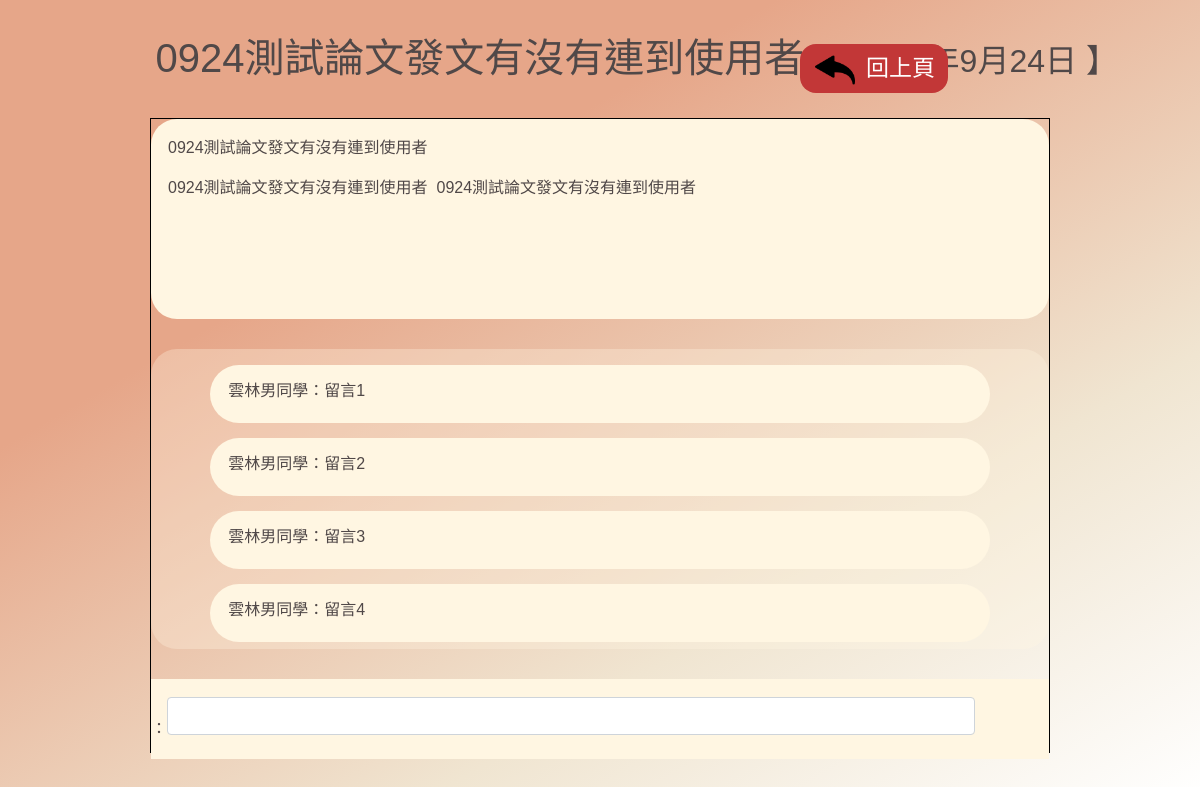
The page /article/23 on the database as committed earlier.
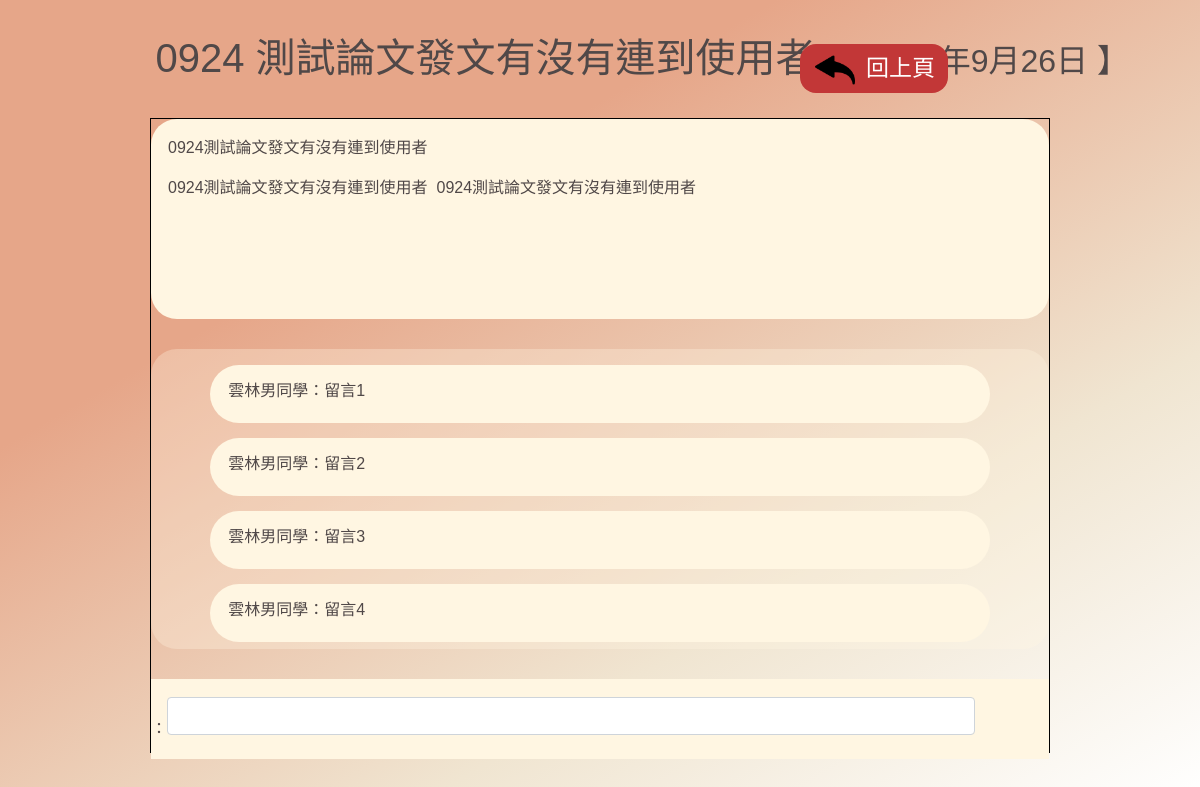
The same page on the database as committed later.
### FrontEnd/models.py (models this page shows, shortened)
class Post(models.Model):
    author = models.ForeignKey(Members,on_delete = models.CASCADE, null=True, blank=True)
    topic_fk = models.ForeignKey(Topic,on_delete = models.CASCADE, null=True, blank=True)
    topic = models.CharField(max_length=20, verbose_name="話題", blank=True)
    title = models.CharField(max_length=20, verbose_name="標題")
    content = RichTextUploadingField(max_length=200, verbose_name='編輯器內文')
    created_date = models.DateField(default=timezone.now,verbose_name='建立日期')
    update_date = models.DateField(auto_now=True, verbose_name='更新日期')
    class Meta:
        verbose_name = "貼文"   # 單數
        verbose_name_plural = verbose_name   #複數
        ordering = ['-created_date']

### FrontEnd/views.py (the view)
# urls.py: path('article/<pk>', views.article, name='article'),
def article(request, pk):
    members = request.session.get('members','')
    post = Post.objects.get(pk=pk)
    context = {
        'post': post,
        'members': members
    }
    return render(request, "article/article.html",context)

### templates/article/article.html (shortened to what this page needs)
{% extends 'base/base.html' %}
    {% block import %}
    {% load static%}
    <link rel="stylesheet" href="{% static 'css/article/article.css' %}">
    {% endblock %}
{% block main %}
    <div class="container-fluid">
        <div class="previous_page">
            <img src="{% static 'img/topic/left_arrow.png' %}" class="img-fluid left_arrow">
            <a href="{{request.META.HTTP_REFERER}}" type="button" class="btn">回上頁</a>
        </div>
        <div class="top">
            <div class="title">
                {{ post.title }} <small>【 {{ post.update_date }} 】</small>
            </div>
        </div>
        <div class="main">
            <div class="content">
                {{ post.content | safe }}
            </div>
            <div class="comment">
                <div class="msg">
                    雲林男同學：留言1
                </div>
                <div class="msg">
                    雲林男同學：留言2
                </div>
                <div class="msg">
                    雲林男同學：留言3
                </div>
                <div class="msg">
                    雲林男同學：留言4
                </div>
            </div>
            <div class="leave_msg">
                <div class="user_name">{{ members.name }}：</div>
                <input class="input_msg form-control" type="text">
            </div>
        </div>
    </div>
{% endblock %}

Rows that differ between the two databases and show on the page:
changed Post "0924測試論文發文有沒有連到使用者 0924測試論文發文有沒有連到使用者 0924測試論文發文有沒有連到使用者": title "0924測試論文發文有沒有連到使用者" → "0924 測試論文發文有沒有連到使用者"; update_date "2022年9月24日" → "2022年9月26日"
